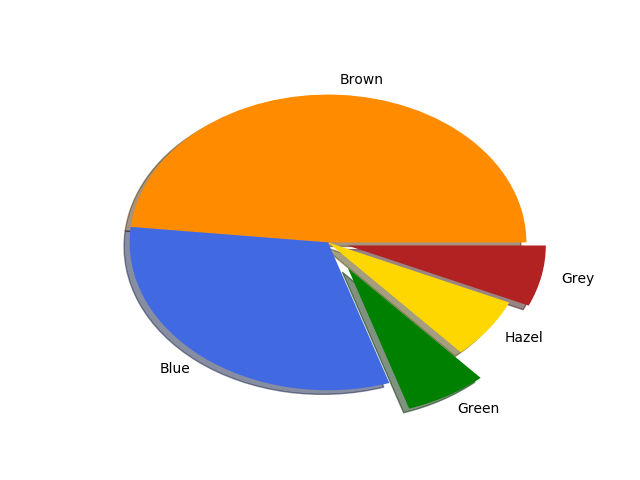

Generate this figure with Python:
from collections import Counter

import matplotlib.pyplot as plt
import pandas as pd

df = pd.read_csv('../../../data/data.csv')
eye_colours = Counter(df['Eye Colour'])

fig, ax = plt.subplots(1)
ax.pie(eye_colours.values(),
       labels=eye_colours.keys(),
       explode=[0, 0, 0.2, 0, 0.1],
       shadow=True,
       colors=['darkorange', 'royalblue', 'green', 'gold', 'firebrick'])

fig.savefig('plot.png')
